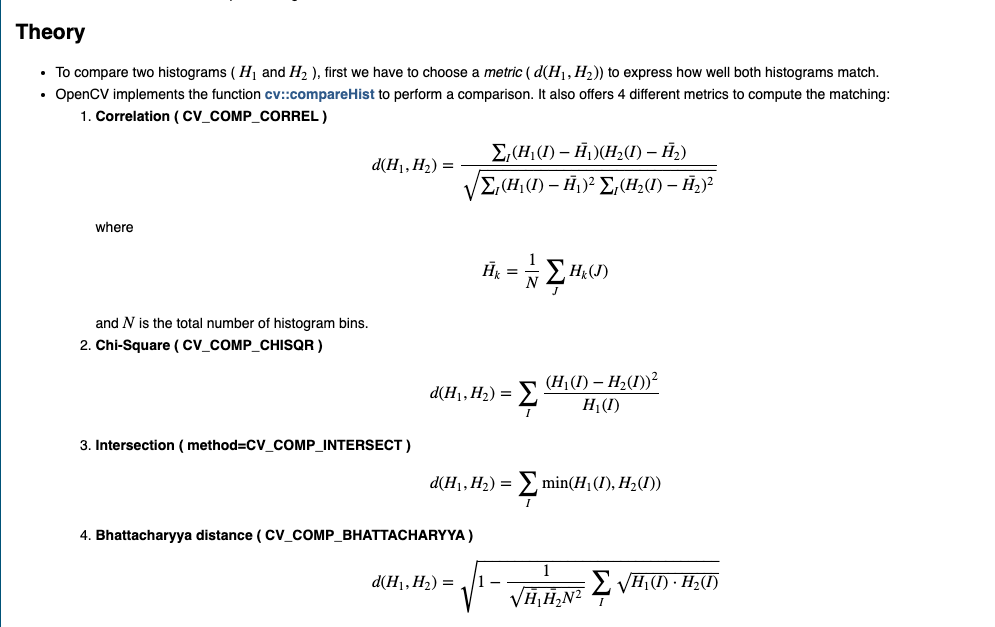
//> input picture Histograms_Matching/compareHist.png, 995 x 627 px
$ ./Smooth ../Histograms_Matching/compareHist.png   (built with g++ and OpenCV 4)
//> lines starting //> are read from the running program, lines starting //| are printed output that depends on the picture; after the words box and inside, x2 and y2 are one past the last pixel; in counts of white or black regions, pixels touching at a corner belong together
#include<opencv2/opencv.hpp>
#include<iostream>

using namespace std;
using namespace cv;


/// 全局变量
int DELAY_CAPTION = 1500;
int DELAY_BLUR = 100;
int MAX_KERNEL_LENGTH = 31;

Mat src; Mat dst;
//显示窗口名称
char window_name[] = "Smoothing Demo";

/// 函数定义
int display_caption( const char* caption );
int display_dst( int delay );

//各种滤波函数的展示
int main( int argc, char ** argv )
{
    namedWindow( window_name, WINDOW_AUTOSIZE );

    /// 载入图像
    const char* filename = argc >=2 ? argv[1] : "lena.jpg";

    src = imread( samples::findFile( filename ), IMREAD_COLOR );
//> src is the input picture: 627 rows x 995 cols, CV_8UC3; mean B, G, R 247.4, 247.3, 247.2
    if (src.empty())
    {
        printf(" Error opening image\n");
        printf(" Usage:\n %s [image_name-- default lena.jpg] \n", argv[0]);
        return EXIT_FAILURE;
    }

    if( display_caption( "Original Image" ) != 0 )
    {
        return 0;
    }

    dst = src.clone();
    if( display_dst( DELAY_CAPTION ) != 0 )
    {
        return 0;
    }

    /// 均值滤波
    if( display_caption( "Homogeneous Blur" ) != 0 )
    {
        return 0;
    }

    //![均值滤波]
    for ( int i = 1; i < MAX_KERNEL_LENGTH; i = i + 2 )
    {
        blur( src, dst, Size( i, i ), Point(-1,-1) );
        if( display_dst( DELAY_BLUR ) != 0 )
        {
            return 0;
        }
    }
//> this loop made 15 passes
//> pass 3, `blur( src, dst, Size( i, i ), Point(-1,-1) );`:
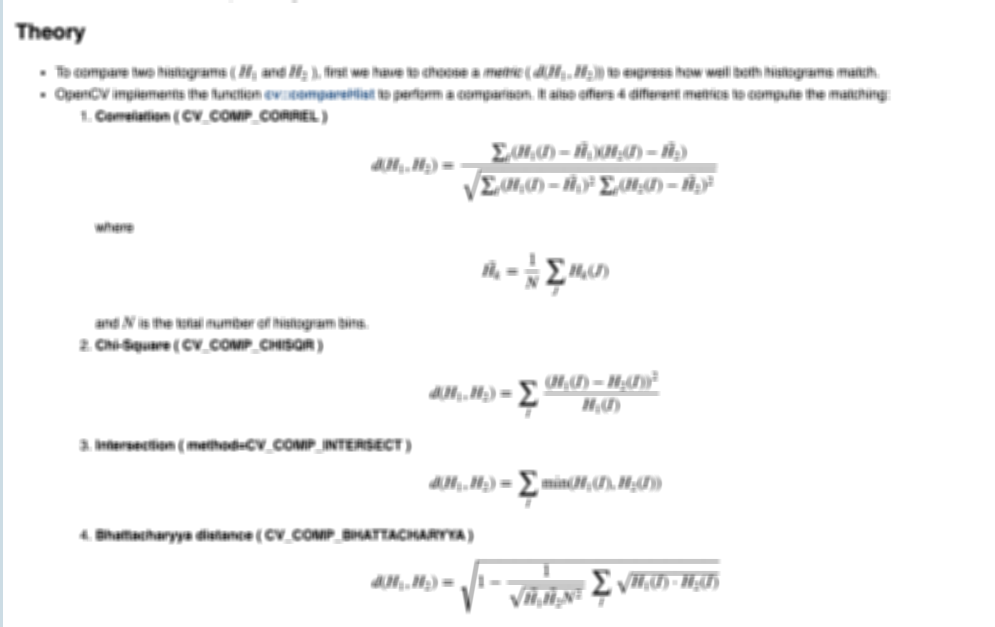
//> dst: 627 rows x 995 cols, CV_8UC3; mean B, G, R 247.5, 247.4, 247.3
//> after the loop:
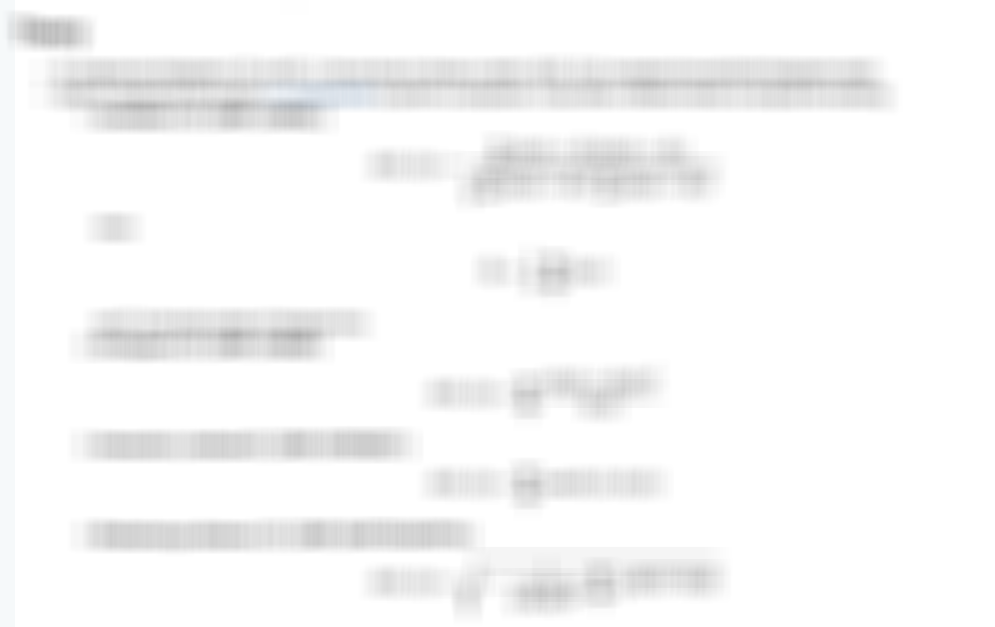
//> dst: 627 rows x 995 cols, CV_8UC3; mean B, G, R 247.5, 247.4, 247.4
    //![blur]

    /// 高斯滤波
    if( display_caption( "Gaussian Blur" ) != 0 )
    {
        return 0;
    }

    //![高斯滤波]
    for ( int i = 1; i < MAX_KERNEL_LENGTH; i = i + 2 )
    {
        GaussianBlur( src, dst, Size( i, i ), 0, 0 );
        if( display_dst( DELAY_BLUR ) != 0 )
        {
            return 0;
        }
    }
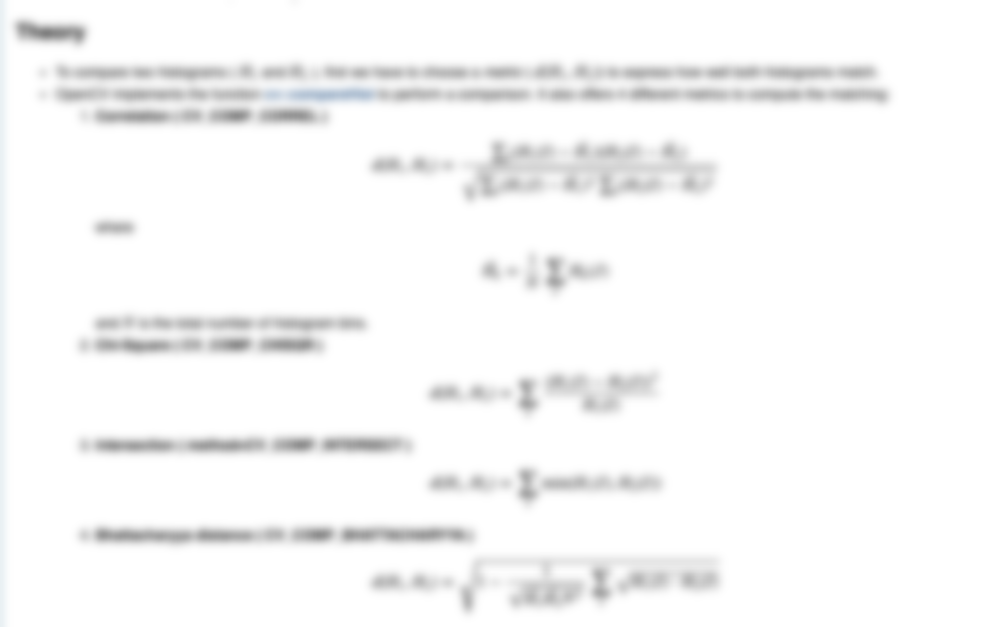
//> dst: 627 rows x 995 cols, CV_8UC3; mean B, G, R 247.5, 247.4, 247.4
    //![高斯滤波]

    /// Applying Median blur
    if( display_caption( "Median Blur" ) != 0 )
    {
        return 0;
    }

    //![中值滤波]
    for ( int i = 1; i < MAX_KERNEL_LENGTH; i = i + 2 )
    {
        medianBlur ( src, dst, i );
        if( display_dst( DELAY_BLUR ) != 0 )
        {
            return 0;
        }
    }
//> this loop made 15 passes
//> pass 2, `medianBlur ( src, dst, i );`:
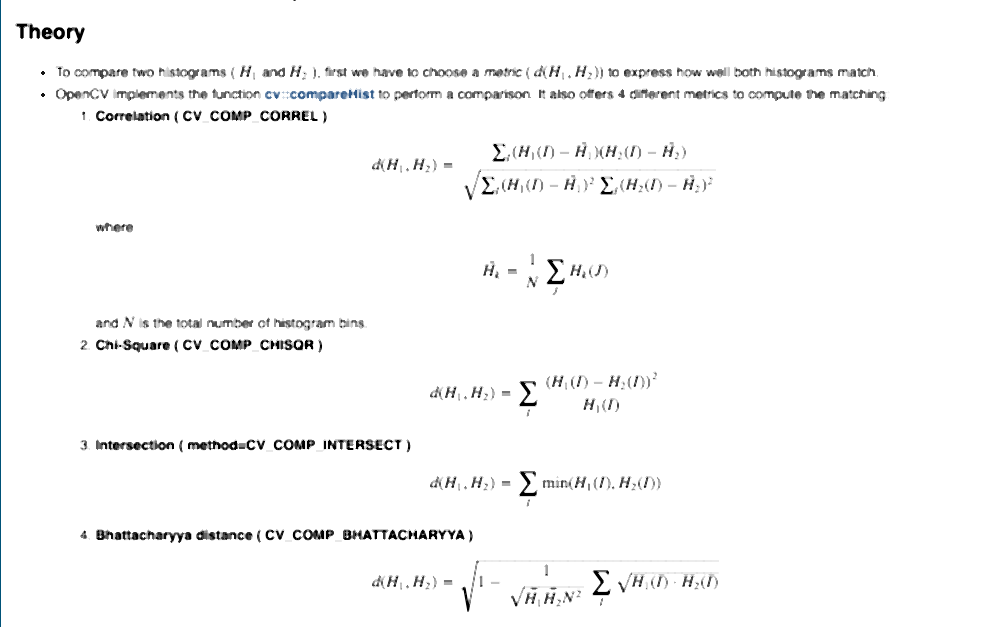
//> dst: 627 rows x 995 cols, CV_8UC3; mean B, G, R 249.2, 249.2, 249
//> pass 3, `medianBlur ( src, dst, i );`:
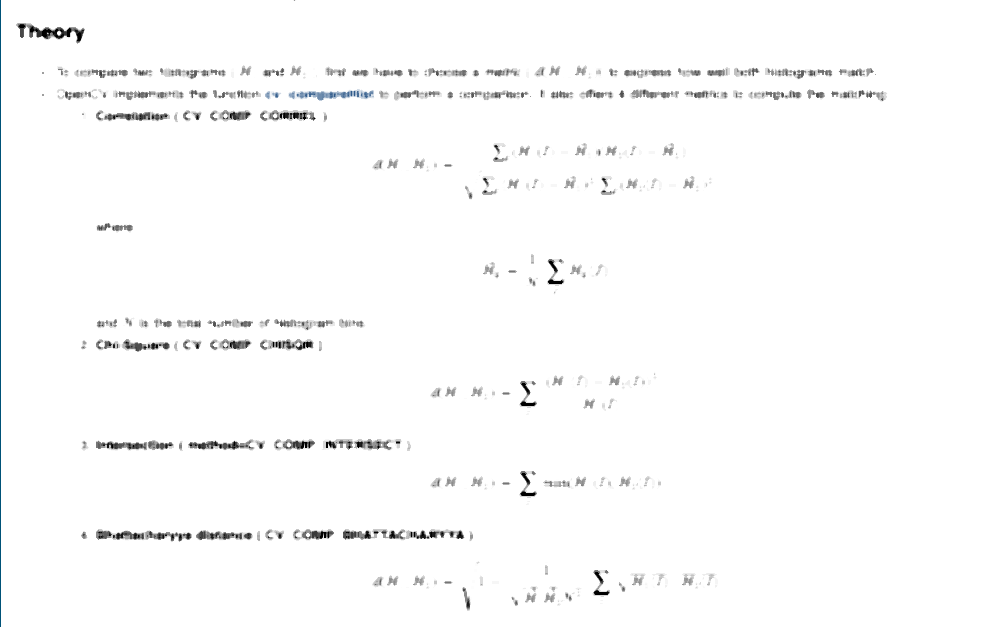
//> dst: 627 rows x 995 cols, CV_8UC3; 4.97% of pixels changed, all inside (x1, y1, x2, y2) = (15, 0, 890, 612)
//> after the loop:
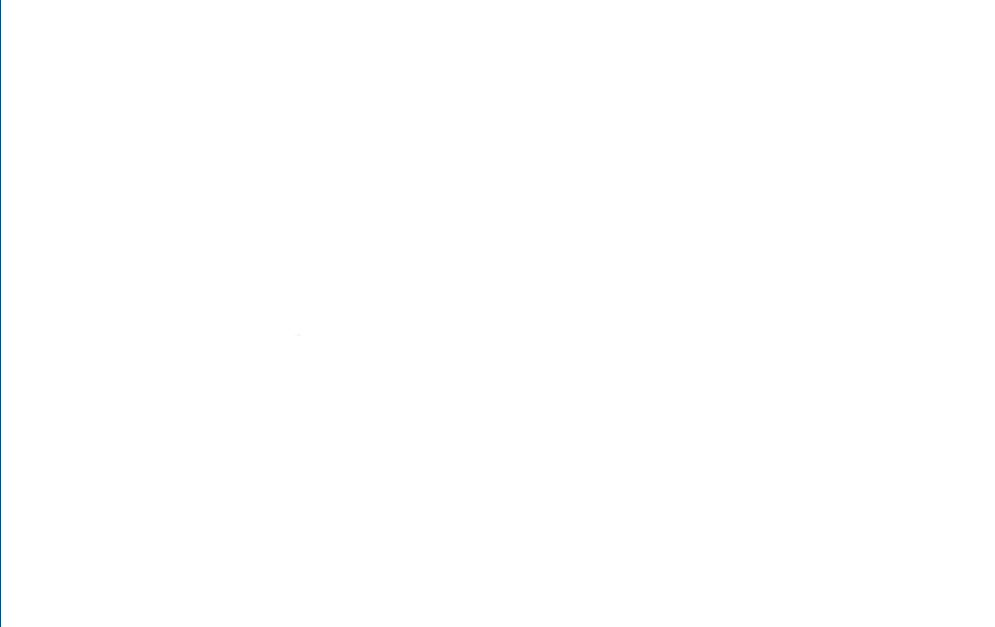
//> dst: 627 rows x 995 cols, CV_8UC3; 4.58% of pixels changed, all inside (x1, y1, x2, y2) = (16, 0, 888, 611)
    //![中值滤波]

    /// 双边滤波
    if( display_caption( "Bilateral Blur" ) != 0 )
    {
        return 0;
    }

    //![双边滤波]
    for ( int i = 1; i < MAX_KERNEL_LENGTH; i = i + 2 )
    {
        bilateralFilter ( src, dst, i, i*2, i/2 );
        if( display_dst( DELAY_BLUR ) != 0 )
        {
            return 0;
        }
    }
//> dst: 627 rows x 995 cols, CV_8UC3; mean B, G, R 247.6, 247.5, 247.4
    //![双边滤波]

    /// Done
    display_caption( "Done!" );

    return 0;
}

/**
 * @function display_caption
 */
int display_caption( const char* caption )
{
    dst = Mat::zeros( src.size(), src.type() );
    putText( dst, caption,
             Point( src.cols/4, src.rows/2),
             FONT_HERSHEY_COMPLEX, 1, Scalar(255, 255, 255) );

    return display_dst(DELAY_CAPTION);
}

/**
 * @function display_dst
 */
int display_dst( int delay )
{
    imshow( window_name, dst );
    int c = waitKey ( delay );
    if( c >= 0 ) { return -1; }
    return 0;
}
